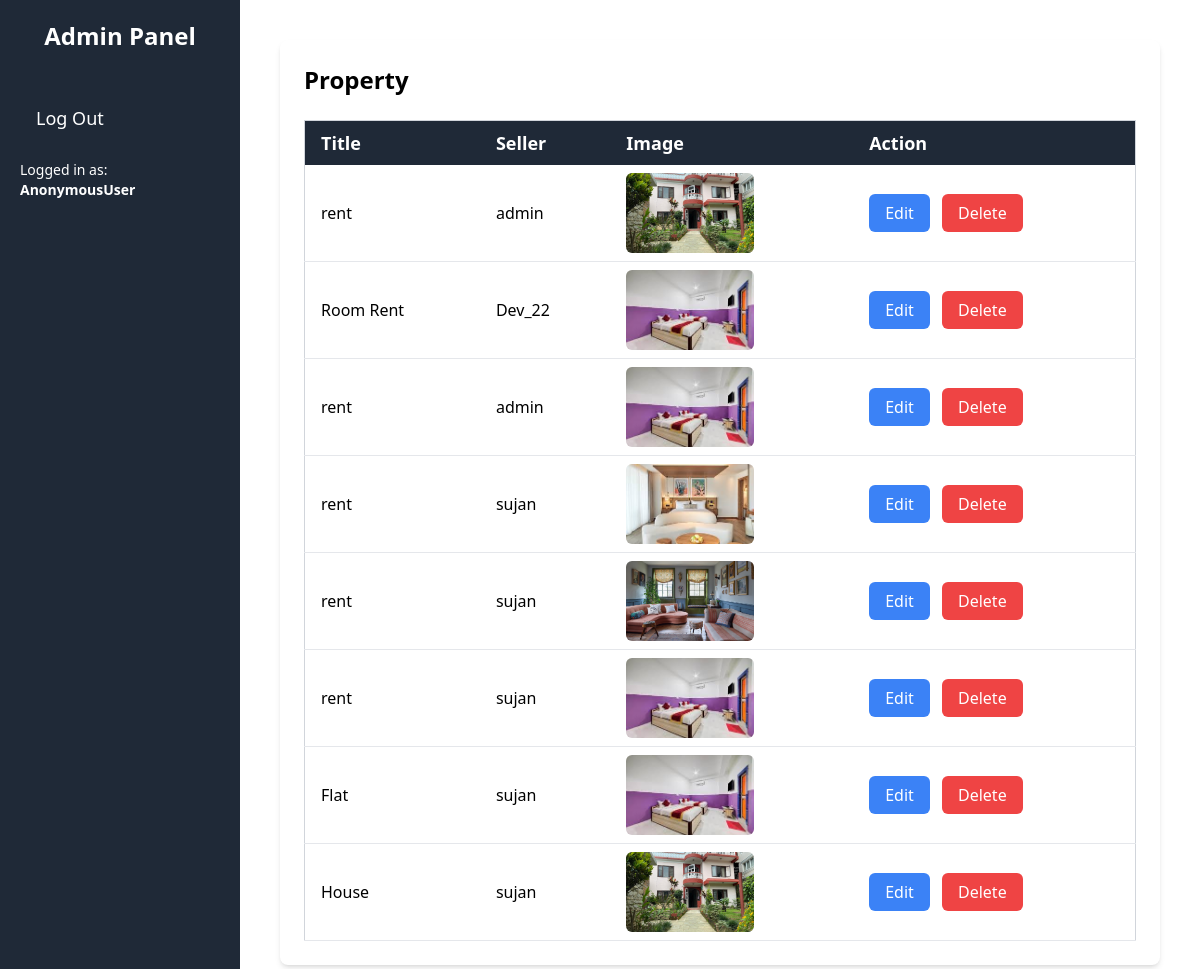
Page /manageproperty on the committed database.
### app/models.py (models this page shows, shortened)
class Property(models.Model):
    seller = models.ForeignKey(User, on_delete=models.CASCADE, related_name='properties',default=True)
    title = models.CharField(max_length=255)
    description = models.TextField()
    price = models.DecimalField(max_digits=10, decimal_places=2)
    location = models.CharField(max_length=255)
    approval_status = models.CharField(
        max_length=10,
        choices=[('approved', 'Approved'), ('rejected', 'Rejected'), ('pending', 'Pending')],
        default='pending'
    )
    is_available = models.BooleanField(default=True)
    is_booked = models.BooleanField(default=False)
    image = models.ImageField(upload_to='property_images/', blank=True, null=True)
    slug = models.SlugField(unique=True, blank=True)  # Unique slug for the property

### app/views.py (the view)
# urls.py: path('manageproperty',manageproperty,name='manageproperty'),
def manageproperty(request):
    property=Property.objects.all()
    return render(request,'manageProperty.html',{'property':property})

### app/templates/manageProperty.html (shortened to what this page needs)
<!DOCTYPE html>
<html lang="en">
  <head>
    <script src="https://cdn.tailwindcss.com"></script>
  </head>
  <body class="flex bg-gray-100 min-h-screen">
    <div class="w-1/5 bg-gray-800 text-white flex flex-col p-5">
      <h2 class="text-2xl font-semibold text-center mb-10">Admin Panel</h2>
      {% if request.user.is_superuser %}
      <a
        href="{% url 'home' %}"
        class="text-lg py-3 px-4 hover:bg-gray-700 rounded-md"
        >Home</a
      >
      <a
        href="manageproperty"
        class="text-lg py-3 px-4 hover:bg-gray-700 rounded-md"
        >Dashboard</a
      >
      <a href="users" class="text-lg py-3 px-4 hover:bg-gray-700 rounded-md"
        >Users</a
      >
      <a
        href="adminpanel"
        class="text-lg py-3 px-4 hover:bg-gray-700 rounded-md"
        >Messages</a
      >
      {% else %}
      <a href="logout/" class="text-lg py-3 px-4 hover:bg-gray-700 rounded-md"
        >Log Out</a
      >
      <div class="text-sm mt-4">
        Logged in as: <span class="font-bold">{{ request.user }}</span>
      </div>
      {% endif %}
    </div>
    <div class="flex-1 bg-white p-10 overflow-y-auto">
      <div class="bg-white p-6 rounded-lg shadow-md">
        <h2 class="text-2xl font-semibold mb-6">Property</h2>
        <div class="overflow-x-auto">
          <table
            class="w-full table-auto border-collapse border border-gray-300 rounded-lg"
          >
            <thead class="bg-gray-800 text-white">
              <tr>
                <th class="px-4 py-2 text-left text-lg font-semibold">Title</th>
                <th class="px-4 py-2 text-left text-lg font-semibold">
                  Seller
                </th>
                <th class="px-4 py-2 text-left text-lg font-semibold">Image</th>
                <th class="px-4 py-2 text-left text-lg font-semibold">
                  Action
                </th>
              </tr>
            </thead>
            <tbody>
              {% for msg in property %}
              <tr class="border-b hover:bg-gray-100">
                <td class="px-4 py-2">{{ msg.title }}</td>
                <td class="px-4 py-2">{{ msg.seller }}</td>
                <td class="px-4 py-2">
                  {% if msg.image %}
                  <img
                    src="{{ msg.image.url }}"
                    alt="{{ msg.title }}"
                    class="rounded-md w-32 h-20 object-cover"
                  />
                  {% else %}
                  <span class="text-gray-500 italic">No image</span>
                  {% endif %}
                </td>
                <td class="px-4 py-2">
                  <a
                    href="{% url 'update_property' msg.slug %}"
                    class="bg-blue-500 text-white py-2 px-4 rounded-md hover:bg-blue-700"
                    >Edit</a
                  >
                  <a
                    href="{% url 'delete_property' msg.slug %}"
                    class="bg-red-500 text-white py-2 px-4 rounded-md hover:bg-red-700 ml-2"
                    >Delete</a
                  >
                </td>
              </tr>
              {% empty %}
              <tr>
                <td colspan="4" class="text-center py-4 text-gray-500">
                  No messages available.
                </td>
              </tr>
              {% endfor %}
            </tbody>
          </table>
        </div>
      </div>
    </div>
  </body>
</html>

### rows in the picture
Property: title "rent", seller "admin", image (picture)
Property: title "Room Rent", seller "Dev_22", image (picture)
Property: title "rent", seller "admin", image (picture)
Property: title "rent", seller "sujan", image (picture)
Property: title "rent", seller "sujan", image (picture)
Property: title "rent", seller "sujan", image (picture)
Property: title "Flat", seller "sujan", image (picture)
Property: title "House", seller "sujan", image (picture)

### other values in the picture
{{ request.user }} "AnonymousUser"
